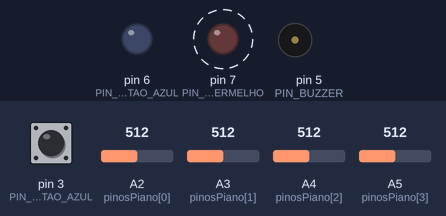
Bench run of a sketch on a simulated Arduino Uno, built with avr-gcc and run on an emulated ATmega328P. On the bench: output pins drawn as LEDs (lit = HIGH), buzzer (waves = sounding). Dashed ring = blinking. The inputs (shaded band) are chosen by the test bench; at power-on: pin 3 (PIN_BOTAO_AZUL) HIGH, A2 (pinosPiano[0]) = 512, A3 (pinosPiano[1]) = 512, A4 (pinosPiano[2]) = 512, A5 (pinosPiano[3]) = 512. What the sketch prints to the serial monitor is not drawn.

Above: at 1.2 s.
1.3 s: pin 3 (PIN_BOTAO_AZUL) pulled LOW for 3.2 s
At 2.87 s:
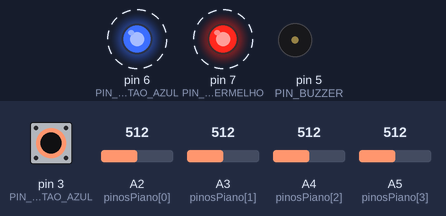
Timing chart, 0 to 4.1 s (numbered marks = the images above; inputs shaded):
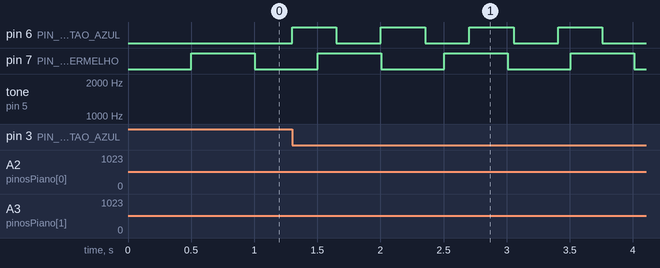

Measured:
- by itself, pin 6 (PIN_LED_BOTAO_AZUL): alternates HIGH for 0.35 s and LOW for 0.35 s
- by itself, pin 7 (PIN_LED_BOTAO_VERMELHO): alternates HIGH for 0.50 s and LOW for 0.50 s

The sketch:

piano.ino
```cpp
// Inclui as notas
#include "notes.h"

// Define tempo entre clique milissegundo
#define TEMPO_ENTRE_CLIQUE 350

// Define o tempo do blink
#define TEMPO_BLINK 500

// Define o pino para o emissor de som do tipo buzzer
#define PIN_BUZZER 5

// Define os pinos utilizados pelos botões azul e vermelho
#define PIN_BOTAO_VERMELHO 2
#define PIN_BOTAO_AZUL 3

// Define os pinos dos leds utilizados pelos botões
#define PIN_LED_BOTAO_AZUL 6
#define PIN_LED_BOTAO_VERMELHO 7

// Define os pinos utilizados pelas teclas do piano A, B, C e D
const unsigned int pinosPiano[] = {
  A2,
  A3,
  A4,
  A5
};

// Define um valor entre 0 e 1023 que representa o treshold para que um sinal seja válido
#define THRESHOLD_LEITURA_PIANO 850

// Notas utilizadas pelo piano
const unsigned int notasPiano[] = {
  NOTE_C7,
  NOTE_B6,
  NOTE_A6,
  NOTE_G6,
  NOTE_F6,
  NOTE_E6,
  NOTE_D6,
  NOTE_C6
};

// Pino sendo lido no momento
unsigned int pinoLeitura = 0;

// Define o estado das notas escolhidas
boolean notasEscolhidas = false;

// Tempo entre as tarefas
unsigned long long tempoAnteriorNotas = 0;
unsigned long long tempoBlink = 0;

// Define o estado entre o blink
boolean estadoBlink = false;

/**
 * Executa uma vez a rotina de configuração
 */
void setup() {

  // Inicializa os pinos
  pinMode(PIN_BUZZER, OUTPUT);
  pinMode(PIN_LED_BOTAO_AZUL, OUTPUT);
  pinMode(PIN_LED_BOTAO_VERMELHO, OUTPUT);
  pinMode(PIN_BOTAO_VERMELHO, INPUT_PULLUP);
  pinMode(PIN_BOTAO_AZUL, INPUT_PULLUP);

  // Inicializa a comunicação serial
  Serial.begin(115200);

}

/**
 * Executa diversas vezes
 */
void loop() {

  // Pega o tempo atual
  const unsigned long long tempoAtual = millis();

  // Reseta o pino selecionado
  if (pinoLeitura > 3) {
    pinoLeitura = 0;
    Serial.write('\n');
  }

  // Insere o separador caso não seja o primeiro valor
  if(pinoLeitura != 0) {
    Serial.write(',');
  }

  // Lê um pino da entrada analógica
  const unsigned int leituraAnalogica = constrain(analogRead(pinosPiano[pinoLeitura]), 0, 1023);
  Serial.print(leituraAnalogica);

  // Conjunto de notas
  const boolean pinoLidoNotasEscolhidas = !digitalRead(PIN_BOTAO_AZUL);

  // Troca as notas escolhidas
  if (pinoLidoNotasEscolhidas && (tempoAtual - tempoAnteriorNotas) > TEMPO_ENTRE_CLIQUE) {
    tempoAnteriorNotas = tempoAtual;
    notasEscolhidas = !notasEscolhidas;
  }

  // Define o estado led
  digitalWrite(PIN_LED_BOTAO_AZUL, notasEscolhidas);

  // Executa o blink no intervalo proposto
  if ((tempoAtual - tempoBlink) > TEMPO_BLINK) {

    // Atualiza o tempo do blink
    tempoBlink = tempoAtual;

    // Atualiza o estado do blink
    estadoBlink = !estadoBlink;

    // Ativa o pino do blink
    digitalWrite(PIN_LED_BOTAO_VERMELHO, estadoBlink);

  }

  // Verifica se a leitura analogica é superior ao threshold definido
  if (leituraAnalogica <= THRESHOLD_LEITURA_PIANO) {

    // Emite a leitura
    tone(PIN_BUZZER, (notasEscolhidas ? notasPiano[pinoLeitura] : notasPiano[pinoLeitura + 4]), 20);

  }

  // Incrementa o contador do pino analogico
  pinoLeitura++;

}
```

notes.h
```cpp
/*************************************************
 * Public Constants
 *************************************************/

#define NOTE_B0  31
#define NOTE_C1  33
#define NOTE_CS1 35
#define NOTE_D1  37
#define NOTE_DS1 39
#define NOTE_E1  41
#define NOTE_F1  44
#define NOTE_FS1 46
#define NOTE_G1  49
#define NOTE_GS1 52
#define NOTE_A1  55
#define NOTE_AS1 58
#define NOTE_B1  62
#define NOTE_C2  65
#define NOTE_CS2 69
#define NOTE_D2  73
#define NOTE_DS2 78
#define NOTE_E2  82
#define NOTE_F2  87
#define NOTE_FS2 93
#define NOTE_G2  98
#define NOTE_GS2 104
#define NOTE_A2  110
#define NOTE_AS2 117
#define NOTE_B2  123
#define NOTE_C3  131
#define NOTE_CS3 139
#define NOTE_D3  147
#define NOTE_DS3 156
#define NOTE_E3  165
#define NOTE_F3  175
#define NOTE_FS3 185
#define NOTE_G3  196
#define NOTE_GS3 208
#define NOTE_A3  220
#define NOTE_AS3 233
#define NOTE_B3  247
#define NOTE_C4  262
#define NOTE_CS4 277
#define NOTE_D4  294
#define NOTE_DS4 311
#define NOTE_E4  330
#define NOTE_F4  349
#define NOTE_FS4 370
#define NOTE_G4  392
#define NOTE_GS4 415
#define NOTE_A4  440
#define NOTE_AS4 466
#define NOTE_B4  494
#define NOTE_C5  523
#define NOTE_CS5 554
#define NOTE_D5  587
#define NOTE_DS5 622
#define NOTE_E5  659
#define NOTE_F5  698
#define NOTE_FS5 740
#define NOTE_G5  784
#define NOTE_GS5 831
#define NOTE_A5  880
#define NOTE_AS5 932
#define NOTE_B5  988
#define NOTE_C6  1047
#define NOTE_CS6 1109
#define NOTE_D6  1175
#define NOTE_DS6 1245
#define NOTE_E6  1319
#define NOTE_F6  1397
#define NOTE_FS6 1480
#define NOTE_G6  1568
#define NOTE_GS6 1661
#define NOTE_A6  1760
#define NOTE_AS6 1865
#define NOTE_B6  1976
#define NOTE_C7  2093
#define NOTE_CS7 2217
#define NOTE_D7  2349
#define NOTE_DS7 2489
#define NOTE_E7  2637
#define NOTE_F7  2794
#define NOTE_FS7 2960
#define NOTE_G7  3136
#define NOTE_GS7 3322
#define NOTE_A7  3520
#define NOTE_AS7 3729
#define NOTE_B7  3951
#define NOTE_C8  4186
#define NOTE_CS8 4435
#define NOTE_D8  4699
#define NOTE_DS8 4978
```
